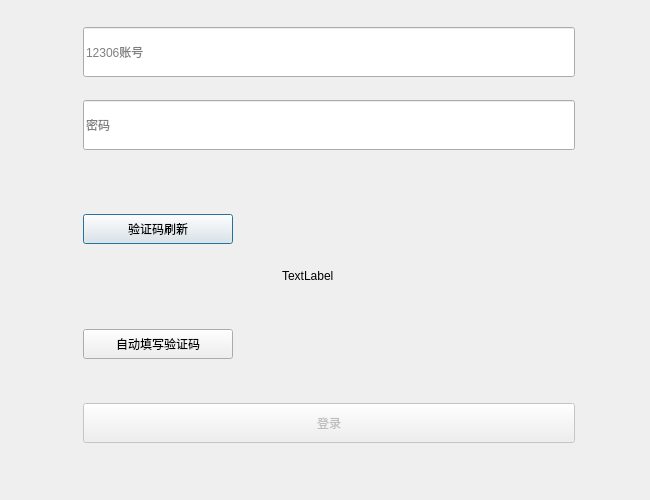
<?xml version="1.0" encoding="UTF-8"?>
<ui version="4.0">
 <class>Dialog</class>
 <widget class="QDialog" name="Dialog">
  <property name="geometry">
   <rect>
    <x>0</x>
    <y>0</y>
    <width>650</width>
    <height>500</height>
   </rect>
  </property>
  <property name="minimumSize">
   <size>
    <width>650</width>
    <height>500</height>
   </size>
  </property>
  <property name="maximumSize">
   <size>
    <width>650</width>
    <height>500</height>
   </size>
  </property>
  <property name="windowTitle">
   <string>Dialog</string>
  </property>
  <widget class="QWidget" name="widget" native="true">
   <property name="geometry">
    <rect>
     <x>40</x>
     <y>10</y>
     <width>580</width>
     <height>450</height>
    </rect>
   </property>
   <property name="minimumSize">
    <size>
     <width>580</width>
     <height>450</height>
    </size>
   </property>
   <property name="maximumSize">
    <size>
     <width>580</width>
     <height>450</height>
    </size>
   </property>
   <property name="styleSheet">
    <string notr="true"/>
   </property>
   <layout class="QGridLayout" name="gridLayout">
    <item row="0" column="0" colspan="2">
     <widget class="QLineEdit" name="account">
      <property name="minimumSize">
       <size>
        <width>0</width>
        <height>50</height>
       </size>
      </property>
      <property name="styleSheet">
       <string notr="true">font: 12pt &quot;微软雅黑&quot;;</string>
      </property>
      <property name="placeholderText">
       <string>12306账号</string>
      </property>
      <property name="clearButtonEnabled">
       <bool>true</bool>
      </property>
     </widget>
    </item>
    <item row="2" column="0">
     <widget class="QPushButton" name="refresh">
      <property name="minimumSize">
       <size>
        <width>150</width>
        <height>30</height>
       </size>
      </property>
      <property name="maximumSize">
       <size>
        <width>150</width>
        <height>30</height>
       </size>
      </property>
      <property name="styleSheet">
       <string notr="true">
font: 25 11pt &quot;微软雅黑&quot;;</string>
      </property>
      <property name="text">
       <string>验证码刷新</string>
      </property>
     </widget>
    </item>
    <item row="1" column="0" colspan="2">
     <widget class="QLineEdit" name="pwd">
      <property name="minimumSize">
       <size>
        <width>0</width>
        <height>50</height>
       </size>
      </property>
      <property name="styleSheet">
       <string notr="true">font: 12pt &quot;微软雅黑&quot;;</string>
      </property>
      <property name="echoMode">
       <enum>QLineEdit::Password</enum>
      </property>
      <property name="placeholderText">
       <string>密码</string>
      </property>
     </widget>
    </item>
    <item row="4" column="0" colspan="2">
     <widget class="QPushButton" name="login_check">
      <property name="enabled">
       <bool>false</bool>
      </property>
      <property name="minimumSize">
       <size>
        <width>350</width>
        <height>40</height>
       </size>
      </property>
      <property name="text">
       <string>登录</string>
      </property>
     </widget>
    </item>
    <item row="3" column="0">
     <widget class="QPushButton" name="auto_check">
      <property name="minimumSize">
       <size>
        <width>0</width>
        <height>30</height>
       </size>
      </property>
      <property name="styleSheet">
       <string notr="true">font: 11pt &quot;微软雅黑&quot;;</string>
      </property>
      <property name="text">
       <string>自动填写验证码</string>
      </property>
     </widget>
    </item>
    <item row="2" column="1" rowspan="2">
     <widget class="SzLabel" name="yzm_label">
      <property name="minimumSize">
       <size>
        <width>293</width>
        <height>190</height>
       </size>
      </property>
      <property name="maximumSize">
       <size>
        <width>293</width>
        <height>190</height>
       </size>
      </property>
      <property name="styleSheet">
       <string notr="true"/>
      </property>
      <property name="text">
       <string>TextLabel</string>
      </property>
     </widget>
    </item>
   </layout>
  </widget>
 </widget>
 <customwidgets>
  <customwidget>
   <class>SzLabel</class>
   <extends>QLabel</extends>
   <header>Sz_Label</header>
  </customwidget>
 </customwidgets>
 <resources/>
 <connections>
  <connection>
   <sender>refresh</sender>
   <signal>clicked()</signal>
   <receiver>Dialog</receiver>
   <slot>refresh_yzm()</slot>
   <hints>
    <hint type="sourcelabel">
     <x>125</x>
     <y>240</y>
    </hint>
    <hint type="destinationlabel">
     <x>21</x>
     <y>207</y>
    </hint>
   </hints>
  </connection>
  <connection>
   <sender>auto_check</sender>
   <signal>clicked()</signal>
   <receiver>Dialog</receiver>
   <slot>auto_yz()</slot>
   <hints>
    <hint type="sourcelabel">
     <x>146</x>
     <y>352</y>
    </hint>
    <hint type="destinationlabel">
     <x>19</x>
     <y>328</y>
    </hint>
   </hints>
  </connection>
  <connection>
   <sender>login_check</sender>
   <signal>clicked()</signal>
   <receiver>Dialog</receiver>
   <slot>login()</slot>
   <hints>
    <hint type="sourcelabel">
     <x>136</x>
     <y>431</y>
    </hint>
    <hint type="destinationlabel">
     <x>25</x>
     <y>400</y>
    </hint>
   </hints>
  </connection>
  <connection>
   <sender>account</sender>
   <signal>textChanged(QString)</signal>
   <receiver>Dialog</receiver>
   <slot>account_enable()</slot>
   <hints>
    <hint type="sourcelabel">
     <x>88</x>
     <y>70</y>
    </hint>
    <hint type="destinationlabel">
     <x>16</x>
     <y>59</y>
    </hint>
   </hints>
  </connection>
  <connection>
   <sender>pwd</sender>
   <signal>textChanged(QString)</signal>
   <receiver>Dialog</receiver>
   <slot>account_enable()</slot>
   <hints>
    <hint type="sourcelabel">
     <x>112</x>
     <y>126</y>
    </hint>
    <hint type="destinationlabel">
     <x>22</x>
     <y>132</y>
    </hint>
   </hints>
  </connection>
 </connections>
 <slots>
  <slot>refresh_yzm()</slot>
  <slot>auto_yz()</slot>
  <slot>login()</slot>
  <slot>account_enable()</slot>
 </slots>
</ui>
